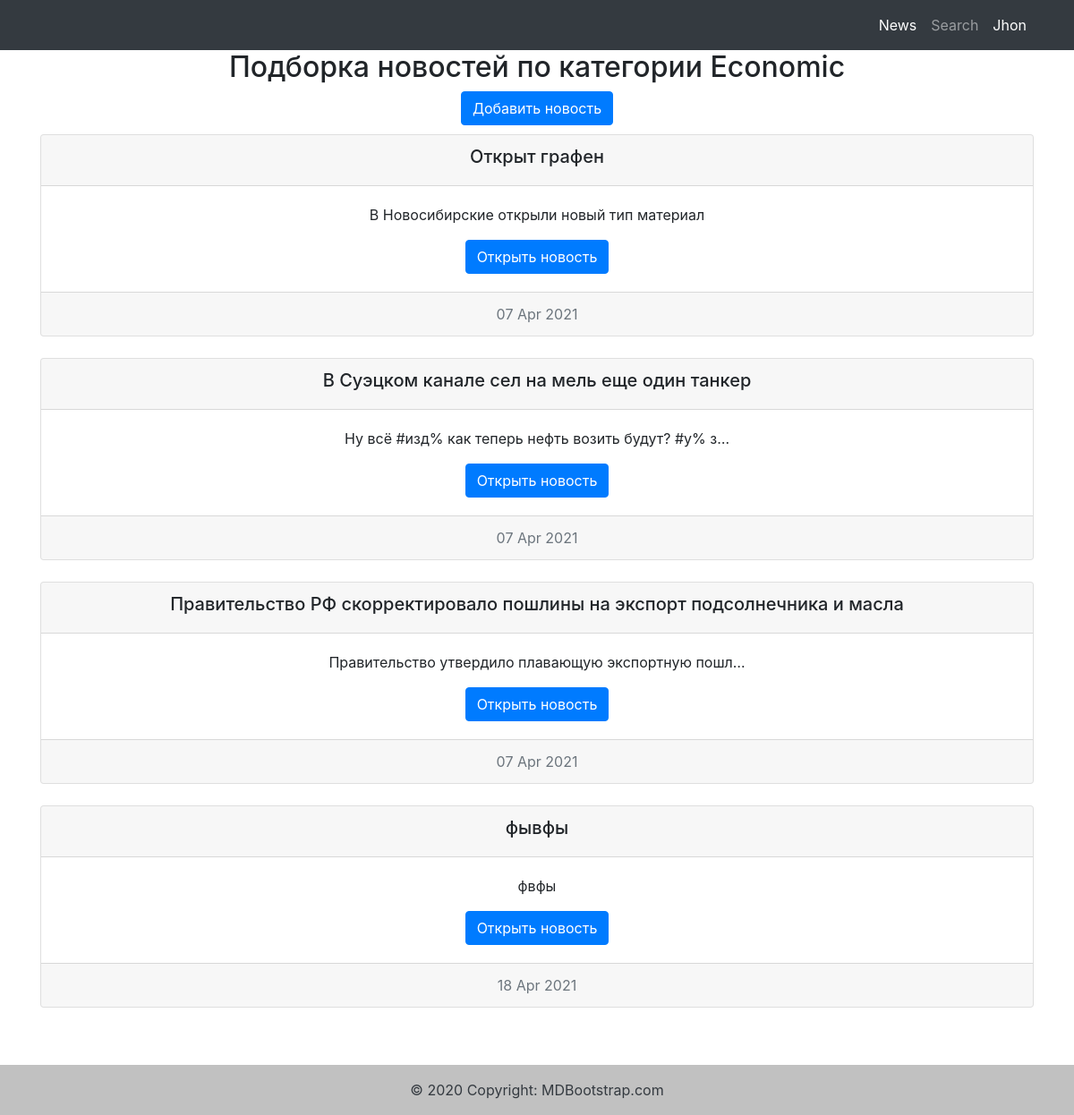
The app's page /news/category/economic (signed in) with its own data.
### accounts/models.py (models this page shows)
class User(AbstractUser):
    category = models.ForeignKey('news.Category', on_delete=models.CASCADE,
                                 related_name='subscribers', null=True)

### news/models.py (models this page shows, shortened)
class Post(models.Model):
    NEWS = 'NEWS'
    POST = 'POST'
    type_choice = [(NEWS, 'Новость'), (POST, 'Пост')]
    author = models.ForeignKey('accounts.Author', on_delete=models.CASCADE)
    date_of_creation = models.DateTimeField(auto_now_add=True)
    text_content = models.TextField()
    rating = models.IntegerField(default=0)
    header = models.CharField(max_length=255)
    category = models.ManyToManyField(Category, through='PostCategory')
    type_of_content = models.CharField(max_length=4, choices=type_choice, default=NEWS)
    def get_absolute_url(self):
        return reverse('single_news', args=(self.pk,))  # нужен для редиректа после создания или изменения

### news/views.py (the view)
# urls.py: path('category/<str:category>', cache_page(300)(CategoryView.as_view()), name='category_url'),
class CategoryView(ListView):
    model = Post
    template_name = r'news/news_by_category.html'
    slug_field = 'category'
    context_object_name = 'news'
    def get_queryset(self):
        queryset = super(CategoryView, self).get_queryset()
        return queryset.filter(category__category=self.kwargs['category'])
    def get_context_data(self, **kwargs):
        context = super().get_context_data(**kwargs)
        category = self.kwargs['category']
        context['category'] = category.capitalize()
        user = User.objects.get(username=self.request.user)
        if not user.category:
            context['is_not_subscribed'] = True
        return context

### news/templatetags/my_filters.py (called while the page is built)
@register.filter(name='censor')
def censor(value):
    assert type(value) == str
    list_of_words = value.split()
    for word in list_of_words:
        if word.lower() in ['хуй', 'пизда', 'ебать', 'блять']:
            index = list_of_words.index(word)
            list_of_words[index] = '#' + word[1:-1] + '%'
    return ' '.join(list_of_words)

### news/templates/news/news_by_category.html (shortened to what this page needs)
{% extends 'news/default.html' %}
{% load my_filters %}
{% block content %}
<h2> Подборка новостей по категории {{ category }}</h2>
<a href="{% url 'create_news' %}" class="btn btn-primary" style="margin-bottom: 10px">Добавить новость</a>
{% for single_news in news %}
    <div class="card text-center">
      <div class="card-header">
          <h5>{{ single_news.header|censor }}</h5>
      </div>
      <div class="card-body">
        <p class="card-text">{{ single_news.text_content|truncatechars:50|censor }}</p>
        <a href="{{ single_news.get_absolute_url }}" class="btn btn-primary">Открыть новость</a>
      </div>
      <div class="card-footer text-muted">
          {{ single_news.date_of_creation|date:'d M Y'}}
      </div>
    </div>
    <br>
{% endfor %}
{% endblock %}

### news/templates/news/default.html (shortened to what this page needs)
{% load static %}
<!DOCTYPE html>
<html lang="en">
<head>
    <link rel="stylesheet" href="https://cdn.jsdelivr.net/npm/bootstrap@4.5.3/dist/css/bootstrap.min.css"
>
</head>
<body>
  <nav class="navbar navbar-expand-lg navbar-dark bg-dark static-top">
    <div class="container">
      <div class="collapse navbar-collapse" id="navbarResponsive">
        <ul class="navbar-nav ml-auto">
          <li class="nav-item active">
            <a class="nav-link" href="/news">News
            </a>
          </li>
          <li class="nav-item">
            <a class="nav-link" href="/news/search">Search</a>
          </li>
          {% if user.is_authenticated %}
          <li class="nav-item active">
            <a class="nav-link" href="{% url 'personal:user_view' user.id %}">{{ user.username }}</a>
          </li>
          {% else %}
          <li class="nav-item active">
            <a class="nav-link" href="{% url 'account_login' %}">Sign In</a>
          </li>
          {% endif %}
        </ul>
      </div>
    </div>
  </nav>
  <div class="container">
    <div class="row">
      <div class="col-lg-12 text-center">
       {% block content %}
       {% endblock content %}
      </div>
    </div>
  </div>
  <br>
    <br>
    <br>
    <br>
  {% load cache %}
    {% cache 120 footer %}
      <footer class="footer fixed-bottom" style="background-color: #f1f1f1;">
      <div class="text-center text-dark p-3" style="background-color: rgba(0, 0, 0, 0.2);">
        © 2020 Copyright:
        <a class="text-dark" href="https://mdbootstrap.com/">MDBootstrap.com</a>
      </div>
    </footer>
    {% endcache %}
</body>
</html>

### records on screen
User: username "Jhon"
Post: header|censor "Открыт графен", text_content|censor "В Новосибирские открыли новый тип материал", date_of_creation "07 Apr 2021"
Post: header|censor "В Суэцком канале сел на мель еще один танкер", text_content|censor "Ну всё #изд% как теперь нефть возить будут? #у% з…", date_of_creation "07 Apr 2021"
Post: header|censor "Правительство РФ скорректировало пошлины на экспорт подсолнечника и масла", text_content|censor "Правительство утвердило плавающую экспортную пошл…", date_of_creation "07 Apr 2021"
Post: header|censor "фывфы", text_content|censor "фвфы", date_of_creation "18 Apr 2021"

### other values on screen
{{ category }} "Economic"
